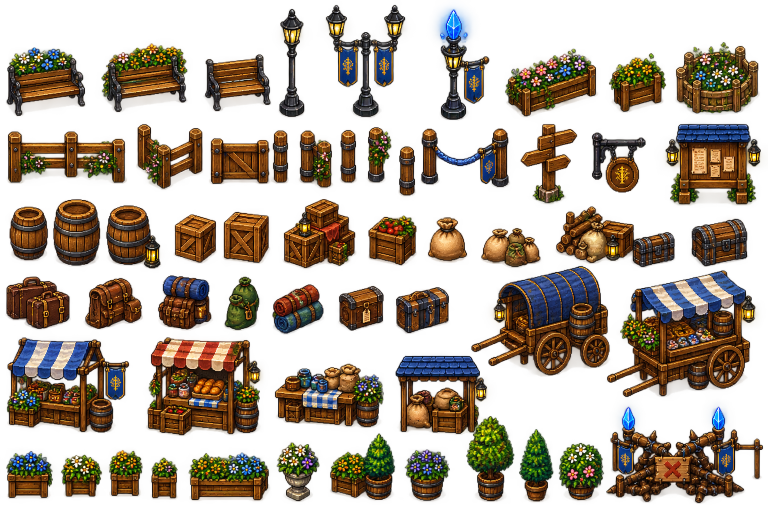
#> input picture assets/source_art/caden/props/caden_props_master_v1.png, 1536 x 1024 px (shown at 1/2 size)
$ python -i prepare_caden_props_runtime_v1.py   (imports and definitions only)
#> lines starting #> are read from the running program, lines starting #| are printed output that depends on the picture
#> further down, picture is the input picture: PIL image 1536x1024 RGBA; mean R, G, B, A 79.4, 59.8, 34.2, 108.3
#!/usr/bin/env python3
"""Prepare deterministic neutral Caden prop sprites from the Props master."""

from __future__ import annotations

import argparse
from collections import deque
from dataclasses import dataclass
import hashlib
import json
from pathlib import Path

from PIL import Image, ImageDraw, ImageEnhance, ImageOps


ROOT = Path(__file__).resolve().parents[2]
SOURCE = ROOT / "assets/source_art/caden/props/caden_props_master_v1.png"
OUT = ROOT / "assets/environments/caden/props"
PREVIEWS = ROOT / "docs/art/previews"
NATURE_PREVIEW = PREVIEWS / "caden_nature_runtime_v1_town_square_preview.png"

EXPECTED = {
    SOURCE: "1bec25a3cb6928014a893cbbd9e04d3b4d4cd9105171df45318037098446ae53",
    ROOT / "assets/tilesets/caden/terrain/caden_terrain_runtime_v1_1.png": "bf97e3cb3df741b0290cbac648bb356a33eb65354f79b094f87466f87c82559a",
    ROOT / "assets/environments/caden/architecture/town_square/town_square_building_northwest_v1_1.png": "55ee5c5c35e2f646e5b8b2295680111eba56e71168d5efed5b246ae9f2c0f770",
    ROOT / "assets/environments/caden/architecture/town_square/town_square_building_southwest_v1_1.png": "790f375a5549e91af59950e91c648fc6c547fc2d1b092591dc33a56ba59b6780",
    ROOT / "assets/environments/caden/architecture/town_square/town_square_building_northeast_v1_1.png": "22c8515c03591d869174392fe83ee2a90c909f6c58b70820fb9a6ea60792d1a6",
    ROOT / "assets/environments/caden/architecture/town_square/town_square_building_southeast_v1_1.png": "68c8686dca3dae8f3173415a094c824f8601021ab51b6904968deef5e84ab487",
    ROOT / "assets/environments/caden/architecture/town_square/town_square_building_south_v1_1.png": "0693a95af32429919b54c72b0d4e5817298d6bd37d06897d7009579bc5394caa",
    ROOT / "assets/environments/caden/nature/ground/caden_nature_ground_runtime_v1.png": "9a9cf0889528763c2cdbdbe4b7d5fb755c5df9247529f9dcf2e5e5864190f045",
    ROOT / "assets/environments/caden/nature/trees/caden_tree_medium_01_v1.png": "4437f65ccff775395b4ac73dd1673ab7da65d7afdbd80256cd9325d09172c828",
    ROOT / "assets/environments/caden/nature/trees/caden_tree_medium_02_v1.png": "c062eca53c29d4f734716e2708c48acb35bfe86cafbfb71c453a667096f735d9",
    ROOT / "assets/environments/caden/nature/trees/caden_tree_small_01_v1.png": "099d85522798fa45f68b20e9b23afab2f171936c7279b0f96795d808d78bce78",
    ROOT / "assets/environments/caden/nature/trees/caden_tree_small_02_v1.png": "907f22a378b064941e7bf92aba877dd1ac9eb08e31f3b2c29c494d16954d9d1e",
    ROOT / "assets/environments/caden/nature/shrubs/caden_bush_medium_01_v1.png": "71d4f3883c0cb48ba20b05dea8288fc877b4031aeda2fe4a137141317e6b9c56",
    ROOT / "assets/environments/caden/nature/shrubs/caden_bush_medium_02_v1.png": "b7aa6706bd868e828e7c1843535b484eefe2b7416a172cf454c19d85ccb60fe5",
    ROOT / "assets/environments/caden/nature/shrubs/caden_bush_medium_03_v1.png": "d488ebf7a5e5a1b0e198e098c977047d7337c285df376ae75966255a5249cc28",
    ROOT / "assets/environments/caden/nature/shrubs/caden_shrub_small_01_v1.png": "1b6f822eeb9344af4964b798596d8397d3bbb46c0df8b094ca1de4176d4e3d51",
    ROOT / "assets/environments/caden/nature/shrubs/caden_shrub_small_02_v1.png": "9f0d898a81bce8dbb726e2d132b50ad0fef987cbce8f4aa46af8184d1ba3ed4c",
    ROOT / "assets/environments/caden/nature/shrubs/caden_shrub_small_03_v1.png": "6f18c869d556e9d37128a8cc78a2dfcd6348fe078c9293189ff89d575f6d5113",
    ROOT / "assets/environments/caden/nature/rocks/caden_rock_small_01_v1.png": "1314c6e6e33e4e32588980a7d74821f7ca0f8d27002801926ed45f1c861f4887",
    ROOT / "assets/environments/caden/nature/rocks/caden_rock_small_02_v1.png": "db8d584dcb72613b99e58dfa0d3ec7c034bb3d9ac8735bc22c6df06252b8beb6",
    ROOT / "assets/environments/caden/nature/rocks/caden_rock_cluster_01_v1.png": "1918ff6469b3684e84aba4c5ea6d7437d87894f280c84b5cf2fab0d629927660",
    ROOT / "project.godot": "b560718fd3141c70c318a2843b409b95490b876c139bd77104c125ce181c91f0",
}


@dataclass(frozen=True)
class PropSpec:
    key: str
    category: str
    crop: tuple[int, int, int, int]
    canvas: tuple[int, int]
    filename: str
    implies_collision: bool


PROPS = (
    PropSpec("bench_flower_01", "seating", (5, 70, 205, 240), (96, 64), "caden_bench_01_v1.png", True),
    PropSpec("bench_plain_02", "seating", (400, 88, 540, 230), (64, 64), "caden_bench_02_v1.png", True),
    PropSpec("lantern_post_01", "lighting", (545, 10, 625, 245), (32, 96), "caden_lantern_post_01_v1.png", True),
    PropSpec("lantern_ground_01", "lighting", (275, 450, 335, 560), (32, 64), "caden_ground_lantern_01_v1.png", False),
    PropSpec("fence_straight_01", "fences", (5, 235, 265, 400), (96, 64), "caden_fence_straight_01_v1.png", True),
    PropSpec("fence_corner_01", "fences", (265, 235, 415, 400), (64, 64), "caden_fence_corner_01_v1.png", True),
    PropSpec("fence_gate_01", "fences", (405, 235, 550, 400), (64, 64), "caden_fence_gate_01_v1.png", True),
    PropSpec("fence_end_01", "fences", (545, 235, 615, 400), (32, 64), "caden_fence_end_01_v1.png", True),
    PropSpec("planter_box_01", "planters", (1000, 65, 1215, 235), (96, 64), "caden_planter_box_01_v1.png", False),
    PropSpec("planter_box_02", "planters", (1210, 60, 1350, 235), (64, 64), "caden_planter_box_02_v1.png", False),
    PropSpec("barrel_01", "storage", (10, 385, 110, 555), (64, 64), "caden_barrel_01_v1.png", True),
    PropSpec("barrel_02", "storage", (100, 375, 215, 555), (64, 64), "caden_barrel_02_v1.png", True),
    PropSpec("crate_01", "storage", (325, 390, 430, 555), (64, 64), "caden_crate_01_v1.png", True),
    PropSpec("crate_02", "storage", (430, 380, 545, 555), (64, 64), "caden_crate_02_v1.png", True),
    PropSpec("sack_cluster_01", "storage", (955, 405, 1110, 550), (64, 64), "caden_sack_cluster_01_v1.png", True),
    PropSpec("storage_cluster_01", "storage", (555, 380, 720, 560), (64, 64), "caden_storage_cluster_01_v1.png", True),
    PropSpec("luggage_01", "travel", (0, 535, 165, 675), (64, 64), "caden_luggage_bundle_01_v1.png", False),
    PropSpec("luggage_02", "travel", (155, 535, 310, 675), (64, 64), "caden_luggage_bundle_02_v1.png", False),
    PropSpec("travel_pack_01", "travel", (450, 535, 545, 675), (64, 64), "caden_travel_pack_01_v1.png", False),
    PropSpec("signpost_blank_01", "signage", (1025, 230, 1185, 405), (64, 64), "caden_signpost_blank_01_v1.png", True),
)

PLACEMENTS = {
    "bench_plain_02": [(160, 240)],
    "bench_flower_01": [(784, 440)],
    "lantern_post_01": [(368, 144), (576, 496)],
    "lantern_ground_01": [(248, 576)],
    "fence_straight_01": [(128, 672), (832, 672)],
    "fence_end_01": [(224, 672)],
    "fence_corner_01": [(736, 672)],
    "planter_box_01": [(208, 224)],
    "planter_box_02": [(720, 440)],
    "barrel_01": [(64, 144)],
    "storage_cluster_01": [(224, 576)],
    "sack_cluster_01": [(736, 576)],
    "luggage_01": [(256, 624)],
    "travel_pack_01": [(704, 624)],
}

COLLISIONS = {
    "bench_plain_02": ((52, 10), (0, -5)),
    "bench_flower_01": ((64, 10), (0, -5)),
    "lantern_post_01": ((12, 10), (0, -5)),
}


def sha256(path: Path) -> str:
    return hashlib.sha256(path.read_bytes()).hexdigest()


# [47 lines left out: functions verify_inputs, reconstruct_alpha, not called in this run]


def harmonize(image: Image.Image) -> Image.Image:
    alpha = image.getchannel("A")
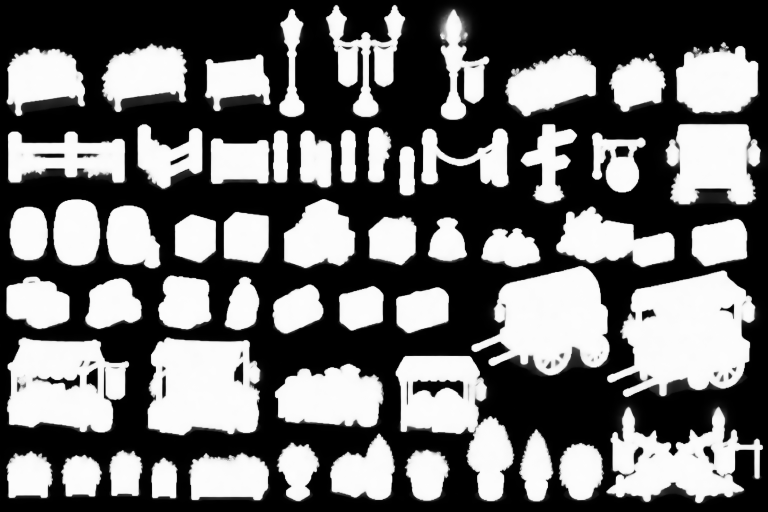
#> alpha: PIL image 1536x1024 L (shown at 1/2 size); min 0, max 254, mean 108.3
    rgb = Image.new("RGB", image.size, (0, 0, 0))
#> rgb: PIL image 1536x1024 RGB; every value is 0
    rgb.paste(image.convert("RGB"), mask=alpha)
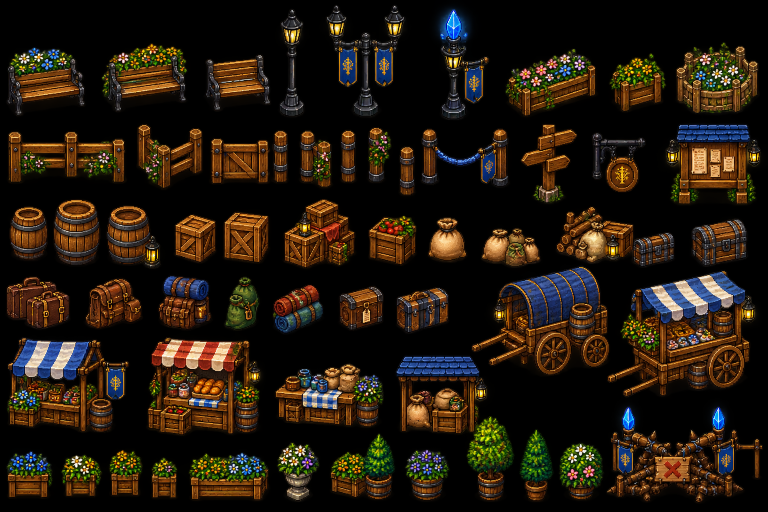
#> rgb: PIL image 1536x1024 RGB (shown at 1/2 size); mean R, G, B 36.4, 26.3, 14.8
    rgb = ImageEnhance.Color(rgb).enhance(0.90)
    rgb = ImageEnhance.Contrast(rgb).enhance(0.94)
    rgb = ImageEnhance.Brightness(rgb).enhance(0.95)
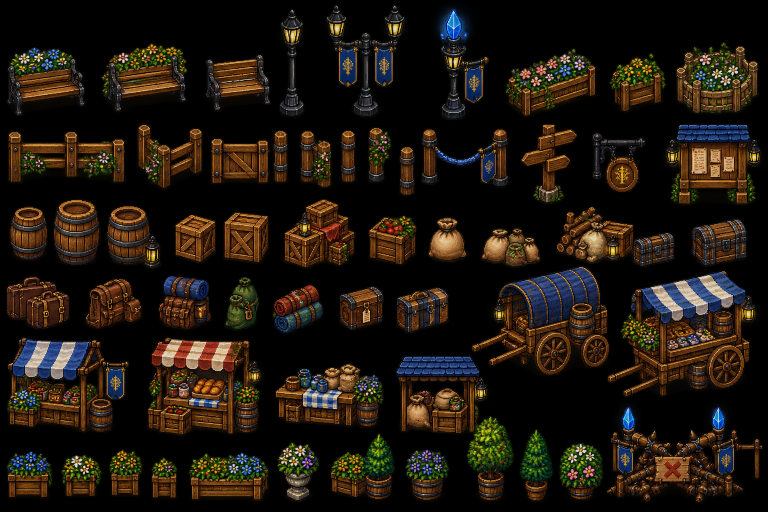
#> rgb: PIL image 1536x1024 RGB (shown at 1/2 size); mean R, G, B 31.9, 23.8, 14.5
    result = rgb.convert("RGBA")
    result.putalpha(alpha)
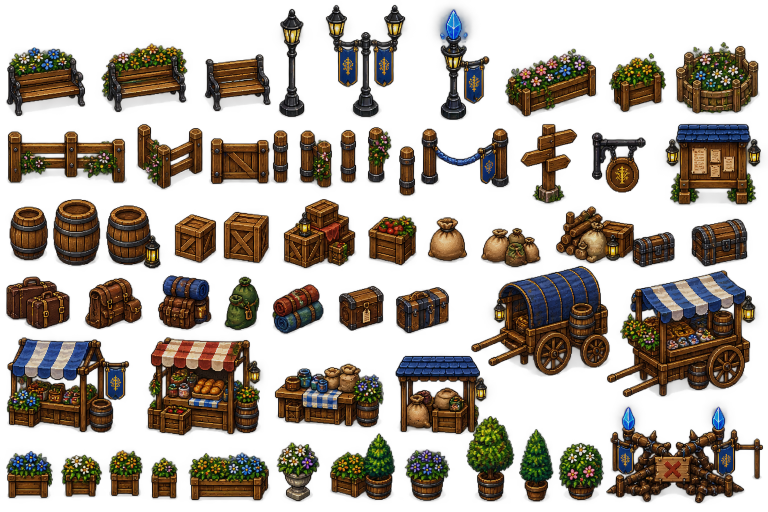
#> result: PIL image 1536x1024 RGBA (shown at 1/2 size); mean R, G, B, A 31.9, 23.8, 14.5, 108.3; transparent parts drawn white
    return result


# [32 lines left out: functions isolate, write_prop, not called in this run]


def top_left(image: Image.Image, anchor: tuple[int, int]) -> tuple[int, int]:
    return anchor[0] - image.width // 2, anchor[1] - image.height


# [139 lines left out: functions write_failure_gate, write_lineup, write_palette_preview, write_anchor_preview, composite_scene, write_scene_previews and 1 more, not called in this run]


# [2 lines not run here, left out]

>>> from PIL import Image
>>> picture = Image.open('../../assets/source_art/caden/props/caden_props_master_v1.png')
>>> result = harmonize(picture)
